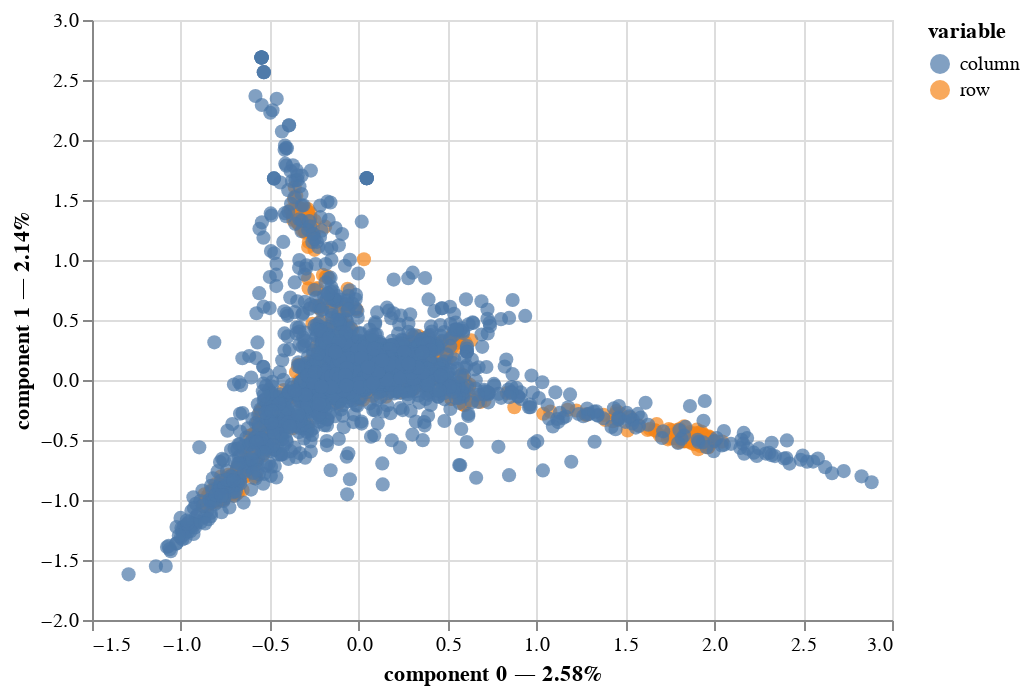

Notebook cell for this chart:
### Code cell
# Perform MCA
mca = MCA()
mca.fit(df_selected)

# Access the results
coordinates = mca.transform(df_selected)

mca.plot(
    df_selected,
    x_component=0,
    y_component=1
)

### Figure 1 — Vega-Lite specification as saved in the notebook (floating-point values rounded to 4 significant figures; data arrays with more than 128 entries replaced by an {"elided": "..."} marker saying what was removed)
{"config": {"view": {"continuousWidth": 400, "continuousHeight": 300}}, "data": {"name": "data-c5821115f309bd0cf24a5cb699364ae6"}, "mark": {"type": "circle", "size": 50}, "encoding": {"color": {"field": "variable", "type": "nominal"}, "tooltip": [{"field": "variable", "type": "nominal"}, {"field": "value", "type": "nominal"}, {"field": "component 0", "type": "quantitative"}, {"field": "component 1", "type": "quantitative"}], "x": {"axis": {"title": "component 0 — 2.58%"}, "field": "component 0", "scale": {"zero": false}, "type": "quantitative"}, "y": {"axis": {"title": "component 1 — 2.14%"}, "field": "component 1", "scale": {"zero": false}, "type": "quantitative"}}, "selection": {"selector001": {"type": "interval", "bind": "scales", "encodings": ["x", "y"]}}, "$schema": "https://vega.github.io/schema/vega-lite/v4.17.0.json", "datasets": {"data-c5821115f309bd0cf24a5cb699364ae6": {"elided": "2861 records"}}}
